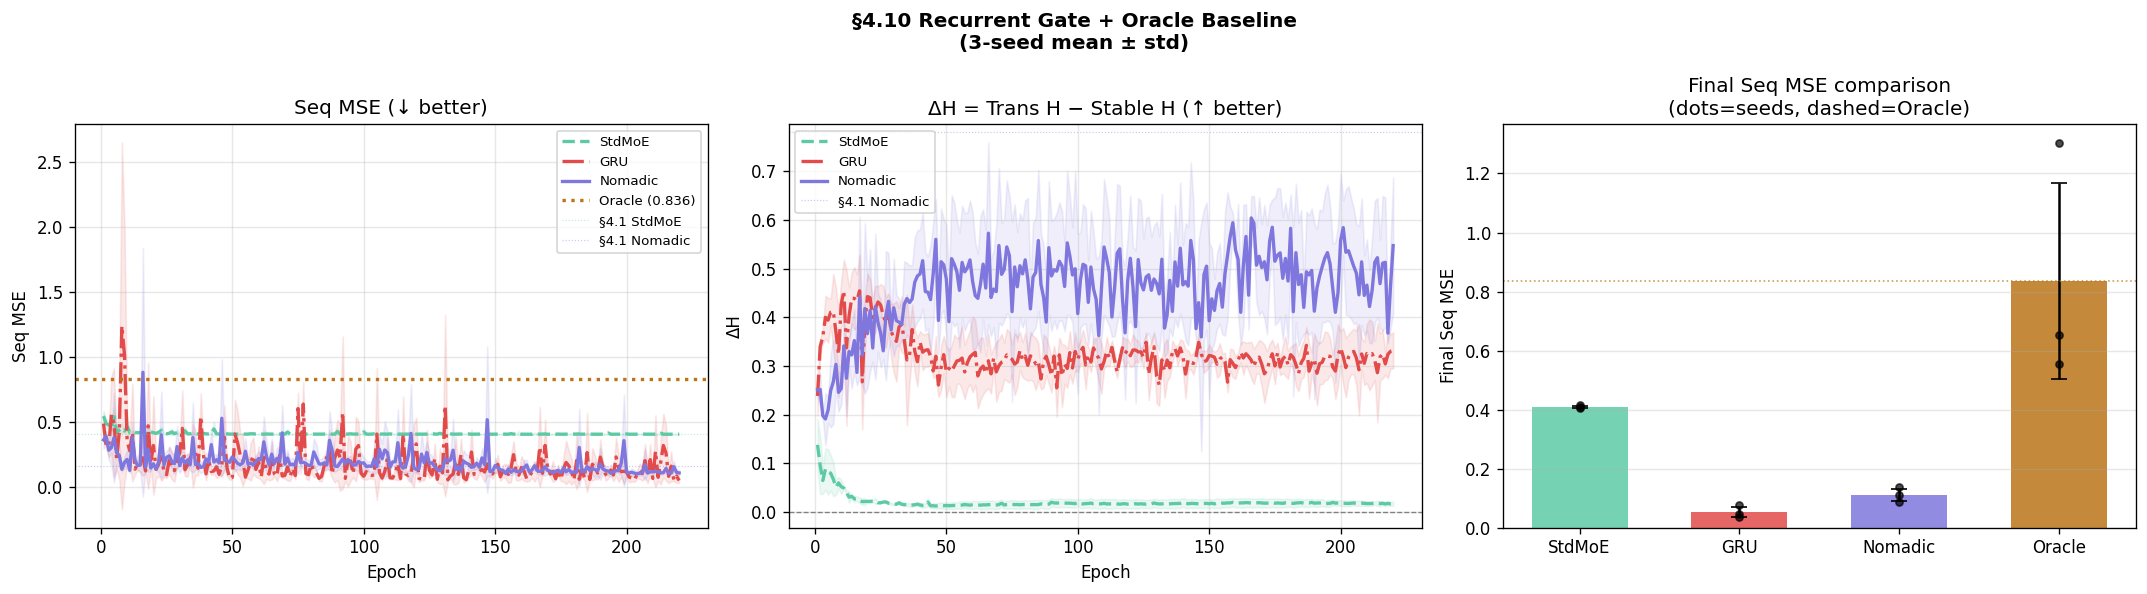

Here is the Python script that generated this plot:
# -*- coding: utf-8 -*-
"""recurrent_oracle_experiment.ipynb

Automatically generated by Colab.

Original file is located at
    https://colab.research.google.com/drive/1E5Hl0O2z4U7sru2mYS8Lj8RrDUjzp4lw

# Nomadic Intelligence — §4.10 Recurrent Gate + Oracle Baseline

**목적**: Nomadic Full의 성능이 "temporal structure가 있으면 충분"한 것인지,
아니면 explicit transition dynamics control이 필요한지를 검증.

| 모델 | 설명 | 파라미터 |
|---|---|---|
| Standard MoE | input-conditioned gate, no temporal structure | 17,798 |
| **GRU MoE** | GRU gate (implicit temporal learning, no Δx) | 26,502 |
| **Nomadic Full** | explicit Δx + dwell + PolicyNet | 23,053 |
| **Oracle** | per-batch best-expert hard routing (upper bound) | — |

**핵심 가설**:
- GRU MoE가 Nomadic Full에 미치지 못하면 → implicit temporal structure로는 부족, explicit design 필요
- Nomadic Full이 Oracle에 근접하면 → homeomorphic fixation 주장의 실질적 근거

**비교 기준값 (§4.1)**:

| Model | Seq MSE | ΔH | Stable Ent |
|---|---|---|---|
| Standard MoE | 0.410 | 0.017 | 0.952 |
| Nomadic Full | 0.165 | 0.781 | 0.091 |

**Seeds**: 42, 123, 456 | **Epochs**: 220 | **GPU**: L4
"""

import torch
print(f'PyTorch: {torch.__version__}')
print(f'CUDA: {torch.cuda.is_available()}')
if torch.cuda.is_available():
    print(f'GPU: {torch.cuda.get_device_name(0)}')
    print(f'VRAM: {torch.cuda.get_device_properties(0).total_memory/1e9:.1f} GB')

import os, random, math
from collections import deque
from dataclasses import dataclass
from typing import Dict, List, Optional
import numpy as np
import torch
import torch.nn as nn
import torch.nn.functional as F
import matplotlib
import matplotlib.pyplot as plt
import pandas as pd

matplotlib.rcParams['figure.dpi'] = 120

def set_seed(seed: int):
    random.seed(seed); np.random.seed(seed); torch.manual_seed(seed)
    if torch.cuda.is_available(): torch.cuda.manual_seed_all(seed)

DEVICE = 'cuda' if torch.cuda.is_available() else 'cpu'
SEEDS  = [42, 123, 456]

@dataclass
class Config:
    seed: int = 42; device: str = DEVICE
    input_dim: int = 2; output_dim: int = 1; overlap_std: float = 0.9
    hidden_dim: int = 64; num_experts: int = 3; gate_hidden_dim: int = 64
    temperature: float = 0.60
    epochs: int = 220; lr: float = 2e-3; weight_decay: float = 1e-5
    phase_batch_size: int = 64; phase_train_cycles: int = 40
    phase_test_cycles: int = 12; transition_steps: int = 8
    ema_decay: float = 0.80; err_baseline_momentum: float = 0.85
    w_env: float = 1.0; w_err: float = 2.0
    alpha_dogma: float = 0.04; beta_nomad: float = 0.05; beta_phi: float = 0.02
    gamma_diversity: float = 0.08; lambda_sep: float = 0.08
    lambda_cons: float = 0.03; lambda_load: float = 0.03
    tau_k_min: int = 3; tau_k_penalty: float = 0.05
    use_dynamic_tau: bool = True; tau_min: float = 2.0; tau_max: float = 8.0
    tau_var_scale: float = 6.0; tau_var_window: int = 8
    phi_scale_env: float = 1.0; phi_scale_err: float = 1.5
    phi_scale_explain: float = 1.5; phi_scale_gap: float = 0.8
    temp_stable: float = 0.35; temp_transition: float = 0.90
    use_hard_switch: bool = True; phi_hard_threshold: float = 0.30
    policy_hidden_dim: int = 64; policy_mix_weight: float = 0.25
    policy_weight_stay: float = 0.20; policy_weight_target: float = 0.20
    policy_weight_mode: float = 0.10; policy_switch_threshold: float = 0.50

def count_params(m): return sum(p.numel() for p in m.parameters())
print(f'Device: {DEVICE}')

REGIME_TO_ID = {'A':0,'B':1,'C':2}
ID_TO_REGIME = {0:'A',1:'B',2:'C'}
REGIME_ORDER = ['A','B','C']

def sample_regime_x(regime, n, cfg):
    centers = {'A':(2.5,2.5),'B':(-2.5,-2.5),'C':(2.5,-2.5)}
    c = torch.tensor(centers[regime], device=cfg.device)
    return cfg.overlap_std * torch.randn(n, 2, device=cfg.device) + c

def regime_function(x, regime):
    x1, x2 = x[:,0], x[:,1]
    if regime=='A':   y = x1 + x2
    elif regime=='B': y = x1 - x2
    elif regime=='C': y = -x1 + 0.5*x2
    return y.unsqueeze(-1)

def generate_phase_sequence(cfg, cycles):
    xs,ys,rs,tags = [],[],[],[]
    for _ in range(cycles):
        for i, curr_r in enumerate(REGIME_ORDER):
            next_r = REGIME_ORDER[(i+1)%3]
            x_s = sample_regime_x(curr_r, cfg.phase_batch_size, cfg)
            xs.append(x_s); ys.append(regime_function(x_s,curr_r))
            rs.append(torch.full((cfg.phase_batch_size,),REGIME_TO_ID[curr_r],dtype=torch.long,device=cfg.device))
            tags.extend([f'stable_{curr_r}']*cfg.phase_batch_size)
            for step in range(cfg.transition_steps):
                alpha = (step+1)/cfg.transition_steps
                xa = sample_regime_x(curr_r,cfg.phase_batch_size,cfg)
                xb = sample_regime_x(next_r,cfg.phase_batch_size,cfg)
                xm = (1-alpha)*xa + alpha*xb
                ym = (1-alpha)*regime_function(xm,curr_r) + alpha*regime_function(xm,next_r)
                dom = curr_r if alpha<0.5 else next_r
                xs.append(xm); ys.append(ym)
                rs.append(torch.full((cfg.phase_batch_size,),REGIME_TO_ID[dom],dtype=torch.long,device=cfg.device))
                tags.extend([f'transition_{curr_r}_to_{next_r}']*cfg.phase_batch_size)
    return torch.cat(xs),torch.cat(ys),torch.cat(rs),tags

def iterate_minibatches(X,Y,R,bs):
    n=X.size(0)
    for s in range(0,n,bs): yield X[s:min(s+bs,n)],Y[s:min(s+bs,n)],R[s:min(s+bs,n)]

print('Data utilities ready.')

# ============================================================
# Model Definitions
# ============================================================

class Expert(nn.Module):
    def __init__(self, input_dim, hidden_dim, output_dim):
        super().__init__()
        self.net = nn.Sequential(
            nn.Linear(input_dim,hidden_dim), nn.Tanh(),
            nn.Linear(hidden_dim,hidden_dim), nn.Tanh(),
            nn.Linear(hidden_dim,output_dim),
        )
    def forward(self,x): return self.net(x)


class StandardMoE(nn.Module):
    """Stateless input-conditioned gating — §4.1 baseline."""
    def __init__(self, input_dim, hidden_dim, output_dim, num_experts, gate_hidden):
        super().__init__()
        self.num_experts = num_experts
        self.experts = nn.ModuleList([Expert(input_dim,hidden_dim,output_dim) for _ in range(num_experts)])
        self.gate = nn.Sequential(
            nn.Linear(input_dim,gate_hidden), nn.ReLU(),
            nn.Linear(gate_hidden,gate_hidden), nn.ReLU(),
            nn.Linear(gate_hidden,num_experts),
        )
    def forward(self, x, hard=False):
        gp = F.softmax(self.gate(x), dim=-1)
        eo = torch.stack([e(x) for e in self.experts], dim=1)
        r  = F.one_hot(gp.argmax(-1),self.num_experts).float() if hard else gp
        return (r.unsqueeze(-1)*eo).sum(1), gp, eo


class GRUMoE(nn.Module):
    """
    GRU-gated MoE (Option A): GRU replaces GateNet entirely.
    Input: x only (no Δx). Hidden state carries temporal context implicitly.
    Per-batch: h_t = GRU(x_mean_t, h_{t-1}), gate = softmax(Linear(h_t))
    Params: 26,502 (> Nomadic Full 23,053)
    """
    def __init__(self, input_dim, hidden_dim, output_dim, num_experts):
        super().__init__()
        self.num_experts = num_experts
        self.hidden_dim  = hidden_dim
        self.experts     = nn.ModuleList([Expert(input_dim,hidden_dim,output_dim) for _ in range(num_experts)])
        self.gru         = nn.GRUCell(input_dim, hidden_dim)
        self.gate_head   = nn.Linear(hidden_dim, num_experts)

    def forward(self, x, h, temperature=1.0, hard=False):
        """
        x: [B, input_dim]
        h: [1, hidden_dim]  — batch-level hidden state (batch mean fed to GRU)
        Returns: y_hat, gate_probs, expert_outputs, h_new
        """
        x_mean = x.mean(0, keepdim=True)         # [1, d] — batch summary
        h_new  = self.gru(x_mean, h)             # [1, hidden_dim]
        logits = self.gate_head(h_new)           # [1, K]
        gp_batch = F.softmax(logits / temperature, dim=-1)
        gp = gp_batch.expand(x.size(0), -1)     # [B, K] — broadcast to batch
        eo = torch.stack([e(x) for e in self.experts], dim=1)  # [B,K,1]
        r  = F.one_hot(gp.argmax(-1),self.num_experts).float() if hard else gp
        return (r.unsqueeze(-1)*eo).sum(1), gp, eo, h_new

    def init_hidden(self, device):
        return torch.zeros(1, self.hidden_dim, device=device)


class NomadicMoE(nn.Module):
    """Nomadic Full — identical to task_generalization.ipynb."""
    def __init__(self, input_dim, hidden_dim, output_dim, num_experts,
                 gate_hidden_dim, policy_hidden_dim=64):
        super().__init__()
        self.num_experts = num_experts
        self.experts = nn.ModuleList([Expert(input_dim,hidden_dim,output_dim) for _ in range(num_experts)])
        self.gate = nn.Sequential(
            nn.Linear(input_dim+2,gate_hidden_dim), nn.ReLU(),
            nn.Linear(gate_hidden_dim,gate_hidden_dim), nn.ReLU(),
            nn.Linear(gate_hidden_dim,num_experts),
        )
        self.policy_shared = nn.Sequential(
            nn.Linear(input_dim+5,policy_hidden_dim), nn.ReLU(),
            nn.Linear(policy_hidden_dim,policy_hidden_dim), nn.ReLU(),
        )
        self.stay_head   = nn.Linear(policy_hidden_dim,2)
        self.target_head = nn.Linear(policy_hidden_dim,num_experts)
        self.mode_head   = nn.Linear(policy_hidden_dim,2)

    def gate_forward(self, x, dh, de, temperature):
        return F.softmax(self.gate(torch.cat([x,dh,de],dim=-1)) / temperature, dim=-1)

    def policy_forward(self, pi):
        h = self.policy_shared(pi)
        return (F.softmax(self.stay_head(h),dim=-1),
                F.softmax(self.target_head(h),dim=-1),
                F.softmax(self.mode_head(h),dim=-1))

    def forward(self, x, dh, de, temperature, hard=False):
        gp = self.gate_forward(x,dh,de,temperature)
        eo = torch.stack([e(x) for e in self.experts], dim=1)
        r  = F.one_hot(gp.argmax(-1),self.num_experts).float() if hard else gp
        return (r.unsqueeze(-1)*eo).sum(1), gp, eo


# ── 파라미터 수 확인
cfg_tmp = Config()
sm  = StandardMoE(2,64,1,3,64)
gm  = GRUMoE(2,64,1,3)
nm  = NomadicMoE(2,64,1,3,64,64)
print(f'Standard MoE:  {count_params(sm):,}')
print(f'GRU MoE:       {count_params(gm):,}  (GRU gate has more params than PolicyNet)')
print(f'Nomadic Full:  {count_params(nm):,}')
print('\nNote: GRU MoE has MORE parameters than Nomadic Full.')
print('If GRU MoE still underperforms, capacity is not the explanation.')

class HybridDeltaTracker:
    def __init__(self,cfg):
        self.cfg=cfg; self.prev_x_mean=None; self.err_ema=None
        self.err_baseline=None; self.recent_de=deque(maxlen=cfg.tau_var_window)
    def reset(self):
        self.prev_x_mean=None; self.err_ema=None
        self.err_baseline=None; self.recent_de.clear()
    def compute_dynamic_tau(self,s2):
        return float(np.clip(self.cfg.tau_min+(self.cfg.tau_max-self.cfg.tau_min)/(1+self.cfg.tau_var_scale*s2),
                             self.cfg.tau_min,self.cfg.tau_max))
    def compute(self,x,mse):
        xm=x.mean(0,keepdim=True)
        de=0.0 if self.prev_x_mean is None else float(torch.norm(xm-self.prev_x_mean,p=2).item())
        be=mse.detach()
        if self.err_ema is None:
            self.err_ema=be; self.err_baseline=be; derr=0.0
        else:
            self.err_ema=self.cfg.ema_decay*self.err_ema+(1-self.cfg.ema_decay)*be
            self.err_baseline=self.cfg.err_baseline_momentum*self.err_baseline+(1-self.cfg.err_baseline_momentum)*self.err_ema
            derr=float(torch.relu(self.err_ema-self.err_baseline).item())
        dh=float(torch.tanh(torch.tensor(self.cfg.w_env*de+self.cfg.w_err*derr)).item())
        self.prev_x_mean=xm.detach()
        self.recent_de.append(de)
        s2=float(np.var(self.recent_de)) if len(self.recent_de)>=2 else 0.0
        return torch.full((x.size(0),1),dh,device=self.cfg.device),de,derr,dh,s2,self.compute_dynamic_tau(s2)

class DwellTimeRegularizer:
    def __init__(self,cfg): self.cfg=cfg; self.cur=None; self.cnt=0
    def reset(self): self.cur=None; self.cnt=0
    def compute(self,gp,tau=None):
        dom=int(torch.bincount(gp.argmax(-1),minlength=gp.size(-1)).argmax().item())
        if dom==self.cur: self.cnt+=1
        else: self.cur=dom; self.cnt=1
        eps=1e-8; ent=-(gp*(gp+eps).log()).sum(-1).mean()
        tc=float(tau if tau is not None else self.cfg.tau_k_min)
        if self.cnt<=tc: return -self.cfg.tau_k_penalty*ent
        else: return min((self.cnt-tc)*self.cfg.tau_k_penalty,self.cfg.tau_k_penalty*10)*ent

def gate_entropy(gp):
    eps=1e-8; return -(gp*(gp+eps).log()).sum(-1)

def compute_load_balancing_loss(gp):
    K=gp.size(-1); mg=gp.mean(0); top1=gp.argmax(-1)
    return K*(torch.bincount(top1,minlength=K).float()/top1.size(0)*mg).sum()

def compute_diversity_loss(eo):
    K=eo.size(1)
    if K<2: return eo.new_zeros(1).squeeze()
    ii,jj=zip(*[(i,j) for i in range(K) for j in range(i+1,K)])
    return F.cosine_similarity(eo[:,ii,:],eo[:,jj,:],dim=-1).mean()

def compute_explanation_signals(yt,yh,eo,gp):
    expl=F.mse_loss(yh,yt)
    pe=((eo-yt.unsqueeze(1))**2).mean(-1)
    t1=pe.gather(1,gp.argmax(-1).unsqueeze(1)).mean()
    return expl,torch.relu(t1-pe.min(1).values.mean())

def compute_phi(de,derr,expl,gap,cfg):
    d=expl.device
    return torch.tanh(cfg.phi_scale_env*torch.tensor(de,device=d)+cfg.phi_scale_err*torch.tensor(derr,device=d)
                      +cfg.phi_scale_explain*expl.detach()+cfg.phi_scale_gap*gap.detach())

def compute_temp(phi,cfg):
    return cfg.temp_stable+(cfg.temp_transition-cfg.temp_stable)*float(phi.mean().item())

def build_policy_input(xb,dh_t,de_t,phi,s2,dtau):
    xs=xb.mean(0,keepdim=True).expand(xb.size(0),-1)
    pt=torch.full((xb.size(0),1),float(phi.mean().item()),device=xb.device)
    s2t=torch.full((xb.size(0),1),float(np.tanh(s2*10)),device=xb.device)
    tt=torch.full((xb.size(0),1),float(np.tanh((dtau-5)/5)),device=xb.device)
    return torch.cat([xs,dh_t,de_t,pt,s2t,tt],dim=-1)

def build_policy_targets(yb,eo,phi,s2,dtau,cfg):
    pe=((eo-yb.unsqueeze(1))**2).mean(-1)
    tgt=pe.mean(0).argmin().long()
    pv=float(phi.mean().item())
    sw=1 if(pv>cfg.policy_switch_threshold or s2>0.05) else 0
    mod=1 if(pv<=cfg.policy_switch_threshold and dtau>=5.5) else 0
    return sw,tgt,mod

def compute_regime_gate_stats(gp,rb):
    dev=gp.device; vm=[]; lc=torch.tensor(0.,device=dev); cnt=0
    for rid in range(3):
        mask=rb==rid
        if mask.sum()==0: continue
        gr=gp[mask]; ur=gr.mean(0); vm.append(ur)
        lc=lc+((gr-ur.unsqueeze(0))**2).sum(-1).mean(); cnt+=1
    if cnt>0: lc=lc/cnt
    if len(vm)<2: return torch.tensor(0.,device=dev),lc
    pw=[torch.norm(vm[i]-vm[j],p=2) for i in range(len(vm)) for j in range(i+1,len(vm))]
    return -torch.stack(pw).mean(),lc

def regimewise_usage(gp,rb,K):
    top1=gp.argmax(-1); usage={}
    for rid in range(3):
        mask=rb==rid; name=ID_TO_REGIME[rid]
        if mask.sum()==0: usage[name]=np.zeros(K); continue
        c=torch.bincount(top1[mask],minlength=K).float()
        usage[name]=(c/c.sum().clamp_min(1)).cpu().numpy()
    return usage

def infer_r2e(usage): return {r:int(np.argmax(usage[r])) for r in ['A','B','C']}

def compute_switch_latency(reg_seq,top1_seq,r2e):
    lats=[]; prev=reg_seq[0] if reg_seq else None
    for t in range(1,len(reg_seq)):
        curr=reg_seq[t]
        if curr!=prev:
            tgt=r2e.get(curr)
            if tgt is not None:
                for k in range(t,len(top1_seq)):
                    if int(top1_seq[k])==int(tgt): lats.append(k-t); break
        prev=curr
    return lats

print('Utilities ready.')

def eval_stdmoe(model,X,Y,R,phase_tags,cfg):
    model.eval(); all_y,all_g,tags,ents=[],[],[],[]
    with torch.no_grad():
        for bi,(xb,yb,rb) in enumerate(iterate_minibatches(X,Y,R,cfg.phase_batch_size)):
            yh,gp,_=model(xb); all_y.append(yh); all_g.append(gp)
            tags.append(phase_tags[bi*cfg.phase_batch_size])
            ents.append(gate_entropy(gp).mean().item())
    seq_mse=F.mse_loss(torch.cat(all_y),Y).item()
    sh=[e for t,e in zip(tags,ents) if t.startswith('stable_')]
    th=[e for t,e in zip(tags,ents) if t.startswith('transition_')]
    return seq_mse,{'sh':float(np.mean(sh)) if sh else float('nan'),
                    'th':float(np.mean(th)) if th else float('nan'),
                    'dh':float(np.mean(th)-np.mean(sh)) if(sh and th) else float('nan')}


def eval_gru(model,X,Y,R,phase_tags,cfg):
    model.eval(); h=model.init_hidden(cfg.device)
    all_y,all_g,tags,ents,top1s,regs=[],[],[],[],[],[]
    with torch.no_grad():
        for bi,(xb,yb,rb) in enumerate(iterate_minibatches(X,Y,R,cfg.phase_batch_size)):
            yh,gp,_,h=model(xb,h,cfg.temperature)
            all_y.append(yh); all_g.append(gp)
            tags.append(phase_tags[bi*cfg.phase_batch_size])
            ents.append(gate_entropy(gp).mean().item())
            top1s.append(int(torch.bincount(gp.argmax(-1),minlength=cfg.num_experts).argmax().item()))
            regs.append(ID_TO_REGIME[int(rb[0].item())])
    seq_mse=F.mse_loss(torch.cat(all_y),Y).item()
    G=torch.cat(all_g); usage=regimewise_usage(G,R,cfg.num_experts)
    r2e=infer_r2e(usage)
    lats=compute_switch_latency(regs,np.array(top1s),r2e)
    sh=[e for t,e in zip(tags,ents) if t.startswith('stable_')]
    th=[e for t,e in zip(tags,ents) if t.startswith('transition_')]
    return seq_mse,{'sh':float(np.mean(sh)) if sh else float('nan'),
                    'th':float(np.mean(th)) if th else float('nan'),
                    'dh':float(np.mean(th)-np.mean(sh)) if(sh and th) else float('nan'),
                    'lat':float(np.mean(lats)) if lats else float('nan')}


def eval_nomadic(model,X,Y,R,phase_tags,cfg):
    model.eval(); tracker=HybridDeltaTracker(cfg); tracker.reset()
    all_y,all_g,tags,ents,top1s,regs=[],[],[],[],[],[]
    with torch.no_grad():
        for bi,(xb,yb,rb) in enumerate(iterate_minibatches(X,Y,R,cfg.phase_batch_size)):
            z=torch.zeros((xb.size(0),1),device=cfg.device)
            wm=F.mse_loss(model(xb,z,z,cfg.temperature)[0],yb)
            dh_t,de,derr,dh,s2,dtau=tracker.compute(xb,wm)
            de_t=torch.full((xb.size(0),1),derr,device=cfg.device)
            py,pg,pe=model(xb,dh_t,de_t,cfg.temperature)
            expl,gap=compute_explanation_signals(yb,py,pe,pg)
            phi=compute_phi(de,derr,expl,gap,cfg); temp=compute_temp(phi,cfg)
            yh,gp,eo=model(xb,dh_t,de_t,temp)
            pi=build_policy_input(xb,dh_t,de_t,phi,s2,dtau)
            sw,tp,mp=model.policy_forward(pi)
            em=cfg.policy_mix_weight*float(sw[:,1].mean().item())
            ti=tp.mean(0).argmax()
            toh=(F.one_hot(ti,cfg.num_experts).float().unsqueeze(0).expand(xb.size(0),-1)-gp).detach()+gp
            mx=(1-em)*gp+em*toh
            fs=dh>cfg.phi_hard_threshold
            hm=cfg.use_hard_switch and(mp[:,1].mean().item()>0.5) and not fs
            fr=F.one_hot(mx.argmax(-1),cfg.num_experts).float() if hm else mx
            yh=(fr.unsqueeze(-1)*eo).sum(1); gp=fr
            all_y.append(yh); all_g.append(gp)
            tags.append(phase_tags[bi*cfg.phase_batch_size])
            ents.append(gate_entropy(gp).mean().item())
            top1s.append(int(torch.bincount(gp.argmax(-1),minlength=cfg.num_experts).argmax().item()))
            regs.append(ID_TO_REGIME[int(rb[0].item())])
    seq_mse=F.mse_loss(torch.cat(all_y),Y).item()
    G=torch.cat(all_g); usage=regimewise_usage(G,R,cfg.num_experts)
    r2e=infer_r2e(usage)
    lats=compute_switch_latency(regs,np.array(top1s),r2e)
    sh=[e for t,e in zip(tags,ents) if t.startswith('stable_')]
    th=[e for t,e in zip(tags,ents) if t.startswith('transition_')]
    return seq_mse,{'sh':float(np.mean(sh)) if sh else float('nan'),
                    'th':float(np.mean(th)) if th else float('nan'),
                    'dh':float(np.mean(th)-np.mean(sh)) if(sh and th) else float('nan'),
                    'lat':float(np.mean(lats)) if lats else float('nan')}


def eval_oracle(experts,X,Y,R,phase_tags,cfg):
    """
    Oracle: per-batch best-expert hard routing.
    For each batch, run all experts, pick the one with lowest MSE, hard-route.
    No training. Uses pre-trained Nomadic experts (or can be standalone).
    Upper bound on achievable MSE with the given expert set.
    """
    [e.eval() for e in experts]
    all_y,tags,ents,top1s,regs=[],[],[],[],[]
    with torch.no_grad():
        for bi,(xb,yb,rb) in enumerate(iterate_minibatches(X,Y,R,cfg.phase_batch_size)):
            # compute MSE per expert
            per_mse=[F.mse_loss(e(xb),yb).item() for e in experts]
            best=int(np.argmin(per_mse))
            yh=experts[best](xb)
            K=len(experts)
            gp=F.one_hot(torch.full((xb.size(0),),best,dtype=torch.long,device=cfg.device),K).float()
            all_y.append(yh)
            tags.append(phase_tags[bi*cfg.phase_batch_size])
            ents.append(gate_entropy(gp).mean().item())   # always 0 (hard)
            top1s.append(best)
            regs.append(ID_TO_REGIME[int(rb[0].item())])
    seq_mse=F.mse_loss(torch.cat(all_y),Y).item()
    r2e={r:i for i,r in enumerate(['A','B','C'])}  # trivial for oracle
    lats=compute_switch_latency(regs,np.array(top1s),r2e)
    sh=[e for t,e in zip(tags,ents) if t.startswith('stable_')]
    th=[e for t,e in zip(tags,ents) if t.startswith('transition_')]
    return seq_mse,{'sh':float(np.mean(sh)) if sh else 0.0,
                    'th':float(np.mean(th)) if th else 0.0,
                    'dh':float(np.mean(th)-np.mean(sh)) if(sh and th) else 0.0,
                    'lat':float(np.mean(lats)) if lats else float('nan')}

print('Evaluation functions ready.')

def train_stdmoe(cfg,Xtr,Ytr,Rtr,Xte,Yte,Rte,tags_te):
    m=StandardMoE(cfg.input_dim,cfg.hidden_dim,cfg.output_dim,cfg.num_experts,cfg.gate_hidden_dim).to(cfg.device)
    opt=torch.optim.Adam(m.parameters(),lr=cfg.lr,weight_decay=cfg.weight_decay)
    mse_log,dyn_log=[],[]
    for ep in range(cfg.epochs):
        m.train()
        for xb,yb,_ in iterate_minibatches(Xtr,Ytr,Rtr,cfg.phase_batch_size):
            opt.zero_grad()
            yh,gp,eo=m(xb)
            (F.mse_loss(yh,yb)+cfg.gamma_diversity*compute_diversity_loss(eo)
             +cfg.lambda_load*compute_load_balancing_loss(gp)).backward()
            opt.step()
        mse,dyn=eval_stdmoe(m,Xte,Yte,Rte,tags_te,cfg)
        mse_log.append(mse); dyn_log.append(dyn)
        if(ep+1)%55==0 or ep==0:
            print(f'  [StdMoE] Ep{ep+1:03d} MSE={mse:.4f} ΔH={dyn["dh"]:.3f}')
    return m,mse_log,dyn_log


def train_gru(cfg,Xtr,Ytr,Rtr,Xte,Yte,Rte,tags_te):
    """
    GRU MoE training. h resets at each epoch start (like tracker.reset()).
    Within an epoch, h carries forward across the sequential minibatches.
    This matches the sequential evaluation protocol.
    """
    m=GRUMoE(cfg.input_dim,cfg.hidden_dim,cfg.output_dim,cfg.num_experts).to(cfg.device)
    opt=torch.optim.Adam(m.parameters(),lr=cfg.lr,weight_decay=cfg.weight_decay)
    mse_log,dyn_log=[],[]
    for ep in range(cfg.epochs):
        m.train()
        h=m.init_hidden(cfg.device)
        for xb,yb,rb in iterate_minibatches(Xtr,Ytr,Rtr,cfg.phase_batch_size):
            opt.zero_grad()
            yh,gp,eo,h_new=m(xb,h.detach(),cfg.temperature)  # detach to avoid BPTT across batches
            h=h_new.detach()
            sep_l,cons_l=compute_regime_gate_stats(gp,rb)
            (F.mse_loss(yh,yb)
             +cfg.gamma_diversity*compute_diversity_loss(eo)
             +cfg.lambda_load*compute_load_balancing_loss(gp)
             +cfg.lambda_sep*sep_l
             +cfg.lambda_cons*cons_l).backward()
            opt.step()
        mse,dyn=eval_gru(m,Xte,Yte,Rte,tags_te,cfg)
        mse_log.append(mse); dyn_log.append(dyn)
        if(ep+1)%55==0 or ep==0:
            print(f'  [GRUMoE] Ep{ep+1:03d} MSE={mse:.4f} ΔH={dyn["dh"]:.3f} StH={dyn["sh"]:.3f}')
    return m,mse_log,dyn_log


def train_nomadic(cfg,Xtr,Ytr,Rtr,Xte,Yte,Rte,tags_te):
    m=NomadicMoE(cfg.input_dim,cfg.hidden_dim,cfg.output_dim,cfg.num_experts,
                 cfg.gate_hidden_dim,cfg.policy_hidden_dim).to(cfg.device)
    opt=torch.optim.Adam(m.parameters(),lr=cfg.lr,weight_decay=cfg.weight_decay)
    mse_log,dyn_log=[],[]
    for ep in range(cfg.epochs):
        m.train(); tracker=HybridDeltaTracker(cfg); tracker.reset()
        dwr=DwellTimeRegularizer(cfg); dwr.reset()
        for xb,yb,rb in iterate_minibatches(Xtr,Ytr,Rtr,cfg.phase_batch_size):
            opt.zero_grad()
            z=torch.zeros((xb.size(0),1),device=cfg.device)
            with torch.no_grad(): wm=F.mse_loss(m(xb,z,z,cfg.temperature)[0],yb)
            dh_t,de,derr,dh,s2,dtau=tracker.compute(xb,wm)
            de_t=torch.full((xb.size(0),1),derr,device=cfg.device)
            with torch.no_grad(): py,pg,pe=m(xb,dh_t,de_t,cfg.temperature)
            expl,gap=compute_explanation_signals(yb,py,pe,pg)
            phi=compute_phi(de,derr,expl,gap,cfg); temp=compute_temp(phi,cfg)
            pi=build_policy_input(xb,dh_t,de_t,phi,s2,dtau)
            sw,tp,mp=m.policy_forward(pi)
            yh,gp,eo=m(xb,dh_t,de_t,temp)
            em=cfg.policy_mix_weight*float(sw[:,1].mean().item())
            ti=tp.mean(0).argmax()
            toh=(F.one_hot(ti,cfg.num_experts).float().unsqueeze(0).expand(xb.size(0),-1)-gp).detach()+gp
            mx=(1-em)*gp+em*toh
            fs=dh>cfg.phi_hard_threshold
            hm=cfg.use_hard_switch and(mp[:,1].mean().item()>0.5) and not fs
            fr=F.one_hot(mx.argmax(-1),cfg.num_experts).float() if hm else mx
            yh=(fr.unsqueeze(-1)*eo).sum(1)
            _,gap2=compute_explanation_signals(yb,yh,eo,fr)
            sl,cl=compute_regime_gate_stats(fr,rb)
            td=dtau if cfg.use_dynamic_tau else float(cfg.tau_k_min)
            dw=dwr.compute(fr,tau=td)
            sw_t=torch.full((xb.size(0),),build_policy_targets(yb,pe,phi,s2,dtau,cfg)[0],dtype=torch.long,device=cfg.device)
            tg_t=torch.full((xb.size(0),),int(build_policy_targets(yb,pe,phi,s2,dtau,cfg)[1].item()),dtype=torch.long,device=cfg.device)
            md_t=torch.full((xb.size(0),),build_policy_targets(yb,pe,phi,s2,dtau,cfg)[2],dtype=torch.long,device=cfg.device)
            loss=(F.mse_loss(yh,yb)+cfg.beta_phi*(phi.detach()*gap2)
                  +cfg.alpha_dogma*(gp.mean(0).pow(2).sum()-1/cfg.num_experts)
                  -cfg.beta_nomad*(-(gp*(gp+1e-8).log()).sum(-1).mean())
                  +cfg.gamma_diversity*compute_diversity_loss(eo)
                  +cfg.lambda_sep*sl+cfg.lambda_cons*cl
                  +cfg.lambda_load*compute_load_balancing_loss(fr)
                  +cfg.policy_weight_stay*F.nll_loss(torch.log(sw+1e-8),sw_t)
                  +cfg.policy_weight_target*F.nll_loss(torch.log(tp+1e-8),tg_t)
                  +cfg.policy_weight_mode*F.nll_loss(torch.log(mp+1e-8),md_t)-dw)
            loss.backward(); opt.step()
        mse,dyn=eval_nomadic(m,Xte,Yte,Rte,tags_te,cfg)
        mse_log.append(mse); dyn_log.append(dyn)
        if(ep+1)%55==0 or ep==0:
            print(f'  [Nomadic] Ep{ep+1:03d} MSE={mse:.4f} ΔH={dyn["dh"]:.3f} StH={dyn["sh"]:.3f}')
    return m,mse_log,dyn_log

print('Training functions ready.')

import time

all_results = {m:{} for m in ['StdMoE','GRU','Nomadic','Oracle']}

for seed in SEEDS:
    t0=time.time()
    print(f'\n========== Seed {seed} ==========')
    set_seed(seed); cfg=Config(seed=seed)
    Xtr,Ytr,Rtr,tags_tr=generate_phase_sequence(cfg,cfg.phase_train_cycles)
    Xte,Yte,Rte,tags_te=generate_phase_sequence(cfg,cfg.phase_test_cycles)

    print('--- Standard MoE ---')
    sm,sm_mse,sm_dyn=train_stdmoe(cfg,Xtr,Ytr,Rtr,Xte,Yte,Rte,tags_te)
    all_results['StdMoE'][seed]={'mse_log':sm_mse,'dyn_log':sm_dyn}

    print('--- GRU MoE ---')
    gm,gm_mse,gm_dyn=train_gru(cfg,Xtr,Ytr,Rtr,Xte,Yte,Rte,tags_te)
    all_results['GRU'][seed]={'mse_log':gm_mse,'dyn_log':gm_dyn}

    print('--- Nomadic Full ---')
    nm,nm_mse,nm_dyn=train_nomadic(cfg,Xtr,Ytr,Rtr,Xte,Yte,Rte,tags_te)
    all_results['Nomadic'][seed]={'mse_log':nm_mse,'dyn_log':nm_dyn}

    print('--- Oracle (using Nomadic experts) ---')
    # Oracle은 Nomadic의 학습된 expert들을 재사용 — 동일 expert capacity 조건
    oracle_mse,oracle_dyn=eval_oracle(list(nm.experts),Xte,Yte,Rte,tags_te,cfg)
    all_results['Oracle'][seed]={'mse_log':[oracle_mse],'dyn_log':[oracle_dyn]}
    print(f'  [Oracle]  MSE={oracle_mse:.4f}  (upper bound with Nomadic experts)')
    print(f'  Seed {seed} done ({time.time()-t0:.0f}s)')

print('\n=== All seeds complete ===')

# 결과 집계 + §4.1 기준값 비교
REF = {'StdMoE':{'mse':0.410,'dh':0.017,'sh':0.952},
       'Nomadic':{'mse':0.165,'dh':0.781,'sh':0.091}}

rows=[]
for mn in ['StdMoE','GRU','Nomadic','Oracle']:
    mse_v,dh_v,sh_v,th_v,lat_v=[],[],[],[],[]
    for seed in SEEDS:
        r=all_results[mn][seed]
        mse_v.append(r['mse_log'][-1])
        d=r['dyn_log'][-1]
        dh_v.append(d['dh']); sh_v.append(d['sh']); th_v.append(d['th'])
        if 'lat' in d and not(isinstance(d['lat'],float) and math.isnan(d['lat'])):
            lat_v.append(d['lat'])
    rows.append({
        'Model':mn,
        'Params': {'StdMoE':17798,'GRU':26502,'Nomadic':23053,'Oracle':'—'}[mn],
        'Seq MSE': np.mean(mse_v), 'MSE std': np.std(mse_v),
        'ΔH':  np.mean(dh_v),  'ΔH std': np.std(dh_v),
        'Stable H': np.mean(sh_v), 'Trans H': np.mean(th_v),
        'Switch Lat': np.mean(lat_v) if lat_v else float('nan'),
    })

df=pd.DataFrame(rows)
print('\n'+'='*75)
print('§4.10 RECURRENT GATE + ORACLE BASELINE (3-seed mean)')
print('='*75)
print(df.to_string(float_format=lambda x: f'{x:.4f}' if isinstance(x,float) else str(x),index=False))

# 핵심 비교
print('\n--- 핵심 비교 ---')
nm_mse = df[df['Model']=='Nomadic']['Seq MSE'].values[0]
gm_mse = df[df['Model']=='GRU']['Seq MSE'].values[0]
or_mse = df[df['Model']=='Oracle']['Seq MSE'].values[0]
nm_dh  = df[df['Model']=='Nomadic']['ΔH'].values[0]
gm_dh  = df[df['Model']=='GRU']['ΔH'].values[0]

print(f'  GRU MoE vs Nomadic Full: MSE {gm_mse:.4f} vs {nm_mse:.4f}  ({(gm_mse-nm_mse)/nm_mse*100:+.1f}%)')
print(f'  Nomadic / Oracle ratio:  {nm_mse/or_mse:.3f}  (1.0 = Oracle)')
print(f'  ΔH — GRU:{gm_dh:.4f}  Nomadic:{nm_dh:.4f}')

if nm_mse < gm_mse:
    print('  → Nomadic outperforms GRU despite fewer params — explicit design validated')
else:
    print('  → GRU matches or beats Nomadic — implicit temporal structure sufficient')

oracle_gap = (nm_mse - or_mse) / or_mse * 100
print(f'  Nomadic is {oracle_gap:.1f}% above Oracle MSE')

COLORS={'StdMoE':'#5DCAA5','GRU':'#E24B4A','Nomadic':'#7F77DD','Oracle':'#BA7517'}
LS={'StdMoE':'--','GRU':'-.',  'Nomadic':'-',    'Oracle':':'}

fig,axes=plt.subplots(1,3,figsize=(18,5))
fig.suptitle('§4.10 Recurrent Gate + Oracle Baseline\n(3-seed mean ± std)',
             fontsize=12,fontweight='bold')

# Left: Seq MSE curves (StdMoE / GRU / Nomadic; Oracle는 final point만)
ax=axes[0]
for mn in ['StdMoE','GRU','Nomadic']:
    curves=np.array([all_results[mn][s]['mse_log'] for s in SEEDS])
    m=curves.mean(0); s=curves.std(0); ep=np.arange(1,len(m)+1)
    ax.plot(ep,m,color=COLORS[mn],ls=LS[mn],lw=2,label=mn)
    ax.fill_between(ep,m-s,m+s,color=COLORS[mn],alpha=0.12)
# Oracle: horizontal line (evaluation only, no training curve)
or_mean=np.mean([all_results['Oracle'][s]['mse_log'][-1] for s in SEEDS])
ax.axhline(or_mean,color=COLORS['Oracle'],ls=LS['Oracle'],lw=2,label=f'Oracle ({or_mean:.3f})')
ax.axhline(0.410,color='#5DCAA5',lw=0.7,ls=':',alpha=0.4,label='§4.1 StdMoE')
ax.axhline(0.165,color='#7F77DD',lw=0.7,ls=':',alpha=0.4,label='§4.1 Nomadic')
ax.set_xlabel('Epoch'); ax.set_ylabel('Seq MSE')
ax.set_title('Seq MSE (↓ better)'); ax.legend(fontsize=8); ax.grid(alpha=0.3)

# Middle: ΔH curves
ax2=axes[1]
for mn in ['StdMoE','GRU','Nomadic']:
    curves=np.array([[d['dh'] for d in all_results[mn][s]['dyn_log']] for s in SEEDS])
    m=np.nanmean(curves,0); s=np.nanstd(curves,0); ep=np.arange(1,len(m)+1)
    ax2.plot(ep,m,color=COLORS[mn],ls=LS[mn],lw=2,label=mn)
    ax2.fill_between(ep,m-s,m+s,color=COLORS[mn],alpha=0.12)
ax2.axhline(0,color='gray',lw=0.8,ls='--')
ax2.axhline(0.781,color='#7F77DD',lw=0.7,ls=':',alpha=0.4,label='§4.1 Nomadic')
ax2.set_xlabel('Epoch'); ax2.set_ylabel('ΔH')
ax2.set_title('ΔH = Trans H − Stable H (↑ better)'); ax2.legend(fontsize=8); ax2.grid(alpha=0.3)

# Right: final bar — Seq MSE 4-way comparison
ax3=axes[2]
models_bar=['StdMoE','GRU','Nomadic','Oracle']
mse_means=[np.mean([all_results[mn][s]['mse_log'][-1] for s in SEEDS]) for mn in models_bar]
mse_stds =[np.std( [all_results[mn][s]['mse_log'][-1] for s in SEEDS]) for mn in models_bar]
x=np.arange(len(models_bar))
bars=ax3.bar(x,mse_means,yerr=mse_stds,capsize=5,
             color=[COLORS[mn] for mn in models_bar],alpha=0.85,width=0.6)
for i,mn in enumerate(models_bar):
    for s in SEEDS:
        ax3.scatter(i,all_results[mn][s]['mse_log'][-1],color='black',s=18,zorder=5,alpha=0.7)
ax3.set_xticks(x); ax3.set_xticklabels(models_bar)
ax3.set_ylabel('Final Seq MSE')
ax3.set_title('Final Seq MSE comparison\n(dots=seeds, dashed=Oracle)')
ax3.axhline(or_mean,color=COLORS['Oracle'],lw=1.0,ls=':',alpha=0.7)
ax3.grid(axis='y',alpha=0.3)

plt.tight_layout()
plt.savefig('/content/recurrent_oracle_comparison.png',dpi=150,bbox_inches='tight')
plt.show()
print('Figure saved.')

import json, os, shutil

SAVE_DIR='/content/recurrent_oracle_results'
os.makedirs(SAVE_DIR,exist_ok=True)
df.to_csv(os.path.join(SAVE_DIR,'results_summary.csv'),index=False)

detail_rows=[]
for mn in ['StdMoE','GRU','Nomadic','Oracle']:
    for seed in SEEDS:
        r=all_results[mn][seed]; d=r['dyn_log'][-1]
        detail_rows.append({
            'Model':mn,'Seed':seed,
            'Seq MSE':r['mse_log'][-1],
            'Stable H':d['sh'],'Trans H':d['th'],
            'ΔH':d['dh'],
            'Switch Lat':d.get('lat',float('nan')),
        })
df_d=pd.DataFrame(detail_rows)
df_d.to_csv(os.path.join(SAVE_DIR,'results_per_seed.csv'),index=False)
print(df_d.to_string(float_format=lambda x:f'{x:.4f}',index=False))

if os.path.exists('/content/recurrent_oracle_comparison.png'):
    shutil.copy('/content/recurrent_oracle_comparison.png',
                os.path.join(SAVE_DIR,'recurrent_oracle_comparison.png'))
print(f'\nSaved to: {SAVE_DIR}')
for f in sorted(os.listdir(SAVE_DIR)): print(f'  {f}')
